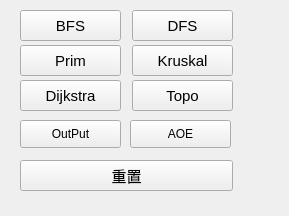
<?xml version="1.0" encoding="UTF-8"?>
<ui version="4.0">
 <class>GraphUI</class>
 <widget class="QWidget" name="GraphUI">
  <property name="geometry">
   <rect>
    <x>0</x>
    <y>0</y>
    <width>289</width>
    <height>216</height>
   </rect>
  </property>
  <property name="windowTitle">
   <string>Form</string>
  </property>
  <widget class="QPushButton" name="BFSpushButton">
   <property name="geometry">
    <rect>
     <x>20</x>
     <y>10</y>
     <width>101</width>
     <height>31</height>
    </rect>
   </property>
   <property name="font">
    <font>
     <pointsize>11</pointsize>
     <weight>50</weight>
     <bold>false</bold>
    </font>
   </property>
   <property name="text">
    <string>BFS</string>
   </property>
  </widget>
  <widget class="QPushButton" name="DFSpushButton">
   <property name="geometry">
    <rect>
     <x>132</x>
     <y>10</y>
     <width>101</width>
     <height>31</height>
    </rect>
   </property>
   <property name="font">
    <font>
     <pointsize>11</pointsize>
     <weight>50</weight>
     <bold>false</bold>
    </font>
   </property>
   <property name="text">
    <string>DFS</string>
   </property>
  </widget>
  <widget class="QPushButton" name="DjpushButton">
   <property name="geometry">
    <rect>
     <x>20</x>
     <y>80</y>
     <width>101</width>
     <height>31</height>
    </rect>
   </property>
   <property name="font">
    <font>
     <pointsize>11</pointsize>
     <weight>50</weight>
     <bold>false</bold>
    </font>
   </property>
   <property name="text">
    <string>Dijkstra</string>
   </property>
  </widget>
  <widget class="QPushButton" name="ResetpushButton">
   <property name="geometry">
    <rect>
     <x>20</x>
     <y>160</y>
     <width>213</width>
     <height>31</height>
    </rect>
   </property>
   <property name="font">
    <font>
     <pointsize>11</pointsize>
     <weight>50</weight>
     <bold>false</bold>
    </font>
   </property>
   <property name="text">
    <string>重置</string>
   </property>
  </widget>
  <widget class="QPushButton" name="PrimpushButton">
   <property name="geometry">
    <rect>
     <x>20</x>
     <y>45</y>
     <width>101</width>
     <height>31</height>
    </rect>
   </property>
   <property name="font">
    <font>
     <pointsize>11</pointsize>
     <weight>50</weight>
     <bold>false</bold>
    </font>
   </property>
   <property name="text">
    <string>Prim</string>
   </property>
  </widget>
  <widget class="QPushButton" name="pushButton">
   <property name="geometry">
    <rect>
     <x>132</x>
     <y>45</y>
     <width>101</width>
     <height>31</height>
    </rect>
   </property>
   <property name="font">
    <font>
     <pointsize>11</pointsize>
     <weight>50</weight>
     <bold>false</bold>
    </font>
   </property>
   <property name="text">
    <string>Kruskal</string>
   </property>
  </widget>
  <widget class="QPushButton" name="TopoButton">
   <property name="geometry">
    <rect>
     <x>132</x>
     <y>80</y>
     <width>101</width>
     <height>31</height>
    </rect>
   </property>
   <property name="font">
    <font>
     <pointsize>11</pointsize>
     <weight>50</weight>
     <bold>false</bold>
    </font>
   </property>
   <property name="text">
    <string>Topo</string>
   </property>
  </widget>
  <widget class="QPushButton" name="outPutButton">
   <property name="geometry">
    <rect>
     <x>20</x>
     <y>120</y>
     <width>101</width>
     <height>28</height>
    </rect>
   </property>
   <property name="text">
    <string>OutPut</string>
   </property>
  </widget>
  <widget class="QPushButton" name="aoeButton">
   <property name="geometry">
    <rect>
     <x>130</x>
     <y>120</y>
     <width>101</width>
     <height>28</height>
    </rect>
   </property>
   <property name="text">
    <string>AOE</string>
   </property>
  </widget>
 </widget>
 <resources/>
 <connections>
  <connection>
   <sender>DFSpushButton</sender>
   <signal>clicked()</signal>
   <receiver>GraphUI</receiver>
   <slot>on_dfs_btn_clicked()</slot>
   <hints>
    <hint type="sourcelabel">
     <x>70</x>
     <y>17</y>
    </hint>
    <hint type="destinationlabel">
     <x>140</x>
     <y>11</y>
    </hint>
   </hints>
  </connection>
  <connection>
   <sender>BFSpushButton</sender>
   <signal>clicked()</signal>
   <receiver>GraphUI</receiver>
   <slot>on_bfs_btn_clicked()</slot>
   <hints>
    <hint type="sourcelabel">
     <x>76</x>
     <y>57</y>
    </hint>
    <hint type="destinationlabel">
     <x>139</x>
     <y>50</y>
    </hint>
   </hints>
  </connection>
  <connection>
   <sender>PrimpushButton</sender>
   <signal>clicked()</signal>
   <receiver>GraphUI</receiver>
   <slot>on_prim_btn_clicked()</slot>
   <hints>
    <hint type="sourcelabel">
     <x>84</x>
     <y>95</y>
    </hint>
    <hint type="destinationlabel">
     <x>138</x>
     <y>90</y>
    </hint>
   </hints>
  </connection>
  <connection>
   <sender>pushButton</sender>
   <signal>clicked()</signal>
   <receiver>GraphUI</receiver>
   <slot>on_kruskal_btn_clicked()</slot>
   <hints>
    <hint type="sourcelabel">
     <x>63</x>
     <y>140</y>
    </hint>
    <hint type="destinationlabel">
     <x>135</x>
     <y>132</y>
    </hint>
   </hints>
  </connection>
  <connection>
   <sender>DjpushButton</sender>
   <signal>clicked()</signal>
   <receiver>GraphUI</receiver>
   <slot>on_dijkstra_btn_clicked()</slot>
   <hints>
    <hint type="sourcelabel">
     <x>95</x>
     <y>182</y>
    </hint>
    <hint type="destinationlabel">
     <x>135</x>
     <y>170</y>
    </hint>
   </hints>
  </connection>
  <connection>
   <sender>TopoButton</sender>
   <signal>clicked()</signal>
   <receiver>GraphUI</receiver>
   <slot>on_topologicalSorting_btn_clicked()</slot>
   <hints>
    <hint type="sourcelabel">
     <x>93</x>
     <y>219</y>
    </hint>
    <hint type="destinationlabel">
     <x>134</x>
     <y>210</y>
    </hint>
   </hints>
  </connection>
  <connection>
   <sender>ResetpushButton</sender>
   <signal>clicked()</signal>
   <receiver>GraphUI</receiver>
   <slot>on_reset_btn_clicked()</slot>
   <hints>
    <hint type="sourcelabel">
     <x>85</x>
     <y>190</y>
    </hint>
    <hint type="destinationlabel">
     <x>132</x>
     <y>251</y>
    </hint>
   </hints>
  </connection>
  <connection>
   <sender>outPutButton</sender>
   <signal>clicked()</signal>
   <receiver>GraphUI</receiver>
   <slot>on_outPut_btn_clicked()</slot>
   <hints>
    <hint type="sourcelabel">
     <x>113</x>
     <y>126</y>
    </hint>
    <hint type="destinationlabel">
     <x>363</x>
     <y>131</y>
    </hint>
   </hints>
  </connection>
 </connections>
 <slots>
  <slot>on_bfs_btn_clicked()</slot>
  <slot>on_dfs_btn_clicked()</slot>
  <slot>on_dijkstra_btn_clicked()</slot>
  <slot>on_reset_btn_clicked()</slot>
  <slot>on_prim_btn_clicked()</slot>
  <slot>on_kruskal_btn_clicked()</slot>
  <slot>on_topologicalSorting_btn_clicked()</slot>
  <slot>on_outPut_btn_clicked()</slot>
 </slots>
</ui>
